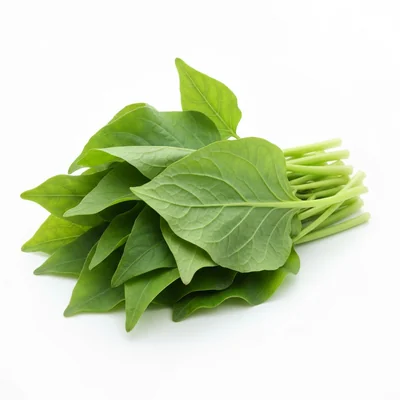
#> input picture img/agathi-keerai.webp, 400 x 400 px
$ python process_grid.py ../img/agathi-keerai.webp ../img/almond.webp
#> lines starting #> are read from the running program, lines starting #| are printed output that depends on the picture
import sys
from PIL import Image

def slice_grid(image_path, output_paths):
#> called with image_path = '../img/agathi-keerai.webp'
    try:
        img = Image.open(image_path)
#> img is the input picture: PIL image 400x400 RGB; mean R, G, B 205.8, 217, 187.2
        width, height = img.size
#> width = 400; height = 400

        # Assume 2x2 grid
        mid_x = width // 2
#> mid_x = 200
        mid_y = height // 2
#> mid_y = 200

        # Define crops: (left, top, right, bottom)
        crops = [
            (0, 0, mid_x, mid_y),       # Top-Left
            (mid_x, 0, width, mid_y),   # Top-Right
            (0, mid_y, mid_x, height),  # Bottom-Left
            (mid_x, mid_y, width, height) # Bottom-Right
        ]

        if len(output_paths) > 4:
            print("Warning: More than 4 output paths provided, ignoring extras.")

        # Inset to remove grid lines (e.g., 15 pixels from each side of the slice)
        inset = 15

        for i, crop_box in enumerate(crops):
            if i >= len(output_paths):
                break

            output_path = output_paths[i]
            if output_path == "SKIP":
                continue

            cropped = img.crop(crop_box)

            # Apply inset trim to remove borders/grid lines
            cw, ch = cropped.size
            if cw > (2 * inset) and ch > (2 * inset):
                cropped = cropped.crop((inset, inset, cw - inset, ch - inset))

            # Resize to 400x400 as per user desire
            cropped = cropped.resize((400, 400), Image.Resampling.LANCZOS)

            cropped.save(output_path, "WEBP", quality=90)
            print(f"Saved {output_path}")
#> this loop made 2 passes
#> pass 1, in slice_grid, `cropped = img.crop(crop_box)`:
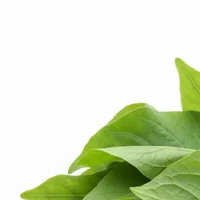
#> cropped: PIL image 200x200 RGB; mean R, G, B 213.6, 224.7, 194.5
#> pass 1, in slice_grid, `cropped = cropped.crop((inset, inset, cw - inset, ch - inset))`:
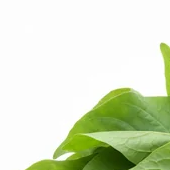
#> cropped: PIL image 170x170 RGB; mean R, G, B 217.3, 227.3, 200.9

    except Exception as e:
        print(f"Error: {e}")
        sys.exit(1)

if __name__ == "__main__":
    if len(sys.argv) < 3:
        print("Usage: python3 process_grid.py <input_image> <out1> <out2> <out3> <out4>")
        sys.exit(1)

    input_image = sys.argv[1]
    output_files = sys.argv[2:]

    slice_grid(input_image, output_files)

$ run again, on img/anchovy.webp
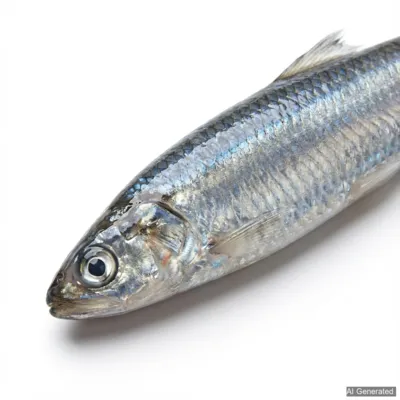
#> input picture img/anchovy.webp, 400 x 400 px
#> in slice_grid, img is the input picture: PIL image 400x400 RGB; mean R, G, B 213, 214.1, 214.5
#> the loop in slice_grid, `for i, crop_box in enumerate(crops):` made 2 passes
#> pass 1, in slice_grid, `cropped = img.crop(crop_box)`:
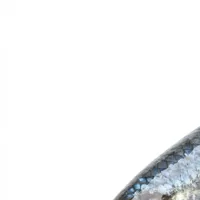
#> cropped: PIL image 200x200 RGB; mean R, G, B 245.7, 246.5, 247.2
#> pass 1, in slice_grid, `cropped = cropped.crop((inset, inset, cw - inset, ch - inset))`:
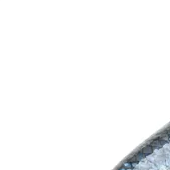
#> cropped: PIL image 170x170 RGB; mean R, G, B 248.8, 249.5, 250

$ run again, on img/apple-gourd.webp
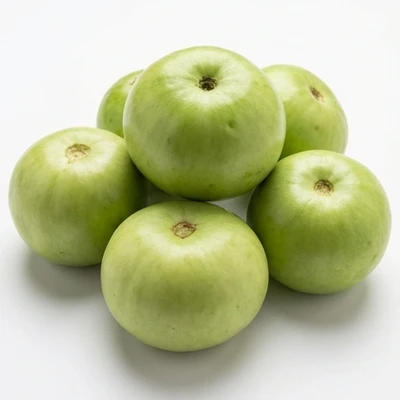
#> input picture img/apple-gourd.webp, 400 x 400 px
#> in slice_grid, img is the input picture: PIL image 400x400 RGB; mean R, G, B 189.6, 194.2, 154.1
#> the loop in slice_grid, `for i, crop_box in enumerate(crops):` made 2 passes
#> pass 1, in slice_grid, `cropped = img.crop(crop_box)`:
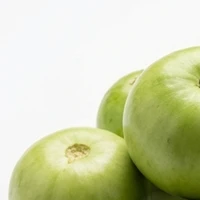
#> cropped: PIL image 200x200 RGB; mean R, G, B 206.4, 211.1, 173.9
#> pass 1, in slice_grid, `cropped = cropped.crop((inset, inset, cw - inset, ch - inset))`:
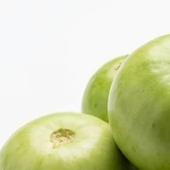
#> cropped: PIL image 170x170 RGB; mean R, G, B 211.2, 215.7, 177.3

$ run again, on img/apricot.webp
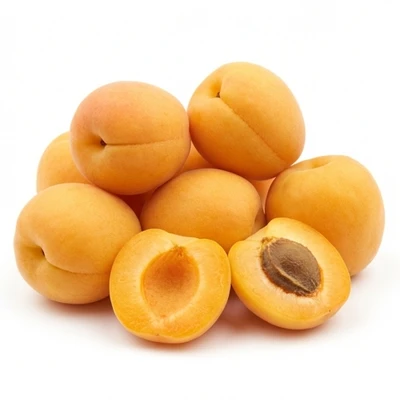
#> input picture img/apricot.webp, 400 x 400 px
#> in slice_grid, img is the input picture: PIL image 400x400 RGB; mean R, G, B 241.1, 205, 160.8
#> the loop in slice_grid, `for i, crop_box in enumerate(crops):` made 2 passes
#> pass 1, in slice_grid, `cropped = img.crop(crop_box)`:
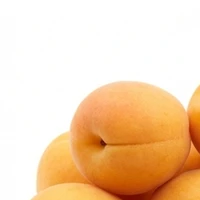
#> cropped: PIL image 200x200 RGB; mean R, G, B 244.3, 212.5, 179.3
#> pass 1, in slice_grid, `cropped = cropped.crop((inset, inset, cw - inset, ch - inset))`:
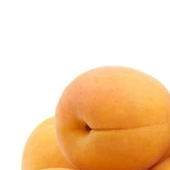
#> cropped: PIL image 170x170 RGB; mean R, G, B 245.6, 212.4, 176.5
